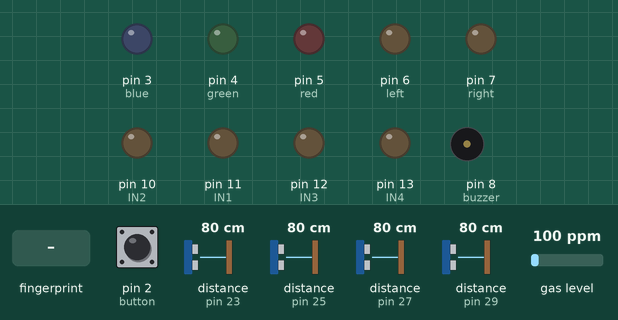
Bench run of a sketch on a simulated Arduino Mega 2560, built with avr-gcc and run on an emulated ATmega2560. Shown: output pins drawn as LEDs (lit = HIGH), buzzer (waves = sounding). The inputs (shaded band) are chosen by the test bench; at power-on: pin 2 (button) HIGH, distance to the obstacle (sensors on pin 23, pin 25, pin 27, pin 29) 80 cm, gas level 100 ppm. The echo pulse lasts 58.3 µs per cm; pins used as bus, display or sensor lines are not drawn; what the sketch prints to the serial monitor is not drawn.

Above: at 2.2 s.
2.3 s: finger stored as number 1 placed on the sensor
At 4.3 s:
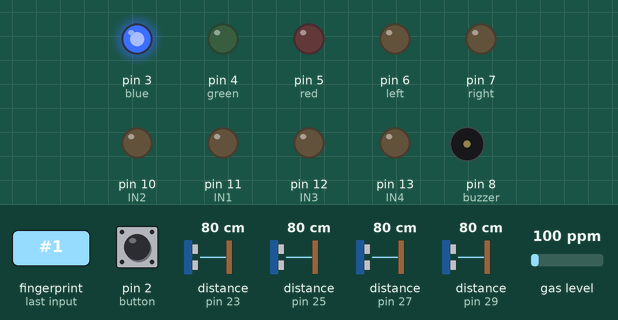
4.6 s: pin 2 (button) pulled LOW for 0.75 s
At 6.7 s:
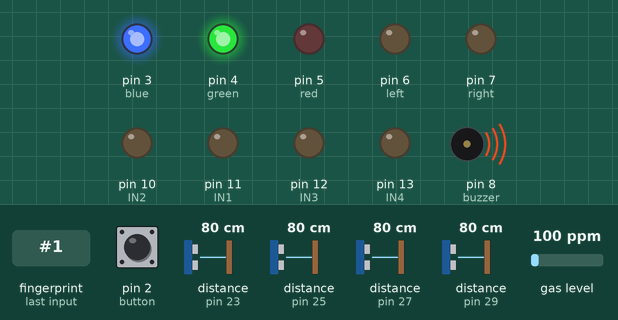
At 7.3 s:
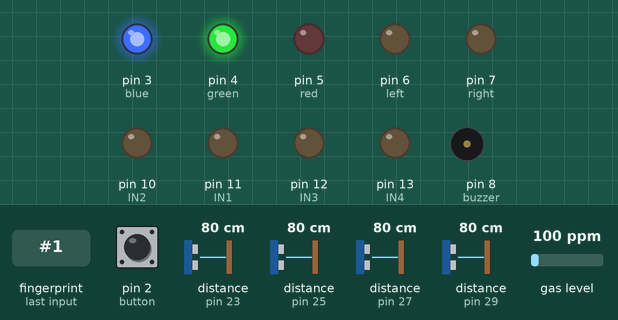
Timing chart, 0 to 8.9 s (numbered marks = the images above; inputs shaded):
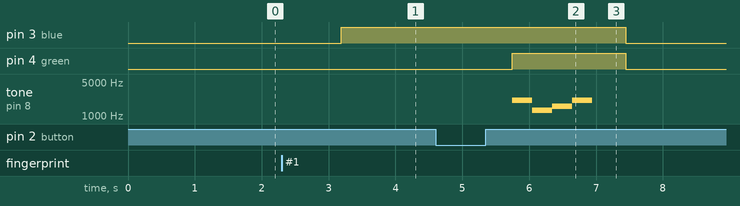

The sketch:

SC_08.ino
```cpp
#include <SoftwareSerial.h>
#include <Adafruit_Fingerprint.h>
#include <MQUnifiedsensor.h>
#define Board                   ("Arduino MEGA")
#define Pin                     (A0)  //Analog input 3 of your arduino
#define Type                    ("MQ-3") //MQ3
#define Voltage_Resolution      (5)
#define ADC_Bit_Resolution      (10) // For arduino UNO/MEGA/NANO
#define RatioMQ3CleanAir        (60) //RS / R0 = 60 ppm
#define button 2
#define blue 3
#define green 4
#define red 5
#define left 6
#define right 7
#define buzzer 8
//모터
#define IN1 11
#define IN2 10
#define IN3 12
#define IN4 13
//초음파
#define range 70
#define brake 50

Adafruit_Fingerprint finger = Adafruit_Fingerprint(&Serial1); //지문인식 통신 함수
MQUnifiedsensor MQ3(Board, Voltage_Resolution, ADC_Bit_Resolution, Pin, Type); //알코올 센서 지정 함수
/* 지문인식에 필요한 함수 */
int id;
int master;
int id_flag = 1;

/* 알코올 센서에 필요한 함수 */
bool pre_button_state = HIGH;
float ppm = 0; //누적 수치
int cnt = 0; //샘플의 갯수
int mq3_flag = 1;
int re_check = 0;

/* 모터드라이버에 필요한 함수 */
char BT;
int lm1 = 11;
int lm2 = 10; //왼쪽 모터 제어
int rm1 = 12;
int rm2 = 13; //오른쪽 모터 제어

/* 초음파 센서에 필요한 함수 */
//초음파 센서는 4개
const int pinTrig[4]={22,24,26,28}; //22: 전방, 24: 왼쪽 ,26: 오른쪽, 28: 후방
const int pinEcho[4]={23,25,27,29}; //23: 전방, 25: 왼쪽 ,27: 오른쪽, 29: 후방
int distance[4]={0}; //distance[0]; distance[1]; distance[2]; distance[3];
int pulseTime[4]={0}; //0,1,2,3
int buz_flagF=0;

void setup() {
  // put your setup code here, to run once:
  Serial.begin(9600);
  Serial2.begin(9600);
  finger.begin(57600); //아두이노-지문모듈 통신라인

  pinMode(blue,OUTPUT);
  pinMode(green,OUTPUT);
  pinMode(red,OUTPUT);
  pinMode(button,INPUT_PULLUP); //저항 없이 쓸 때
  pinMode(left,OUTPUT);
  pinMode(right,OUTPUT);
  pinMode(buzzer,OUTPUT);
  //모터
  pinMode(IN1,OUTPUT);
  pinMode(IN2,OUTPUT);
  pinMode(IN3,OUTPUT);
  pinMode(IN4,OUTPUT);
  //초음파
  for(int i=0;i<4;i++){
   pinMode(pinTrig[i],OUTPUT);
   pinMode(pinEcho[i],INPUT);
  }

  MQ3.setRegressionMethod(1); //_PPM =  a*ratio^b
  MQ3.setA(0.3934); MQ3.setB(-1.504); // Configurate the ecuation values to get Benzene concentration
  MQ3.init();
  Serial.print("Calibrating please wait.");
  float calcR0 = 0;
  for(int i = 1; i<=10; i ++)
  {
    MQ3.update(); // Update data, the arduino will be read the voltage on the analog pin
    calcR0 += MQ3.calibrate(RatioMQ3CleanAir);
    Serial.print(".");
  }
  MQ3.setR0(calcR0/10);
  Serial.println("  done!.");

  if(isinf(calcR0)) {Serial.println("Warning: Conection issue founded, R0 is infite (Open circuit detected) please check your wiring and supply"); while(1);}
  if(calcR0 == 0){Serial.println("Warning: Conection issue founded, R0 is zero (Analog pin with short circuit to ground) please check your wiring and supply"); while(1);}

  MQ3.serialDebug(true);

  digitalWrite(IN1,LOW); //IN1을 HIGH로 하면 모터A가 전진
  digitalWrite(IN2,LOW); //IN2를 HIGH로 하면 모터A가 후진
  digitalWrite(IN3,LOW); //IN3를 HIGH로 하면 모터B가 전진
  digitalWrite(IN4,LOW); //IN4를 HIGH로 하면 모터B가 후진
}

void loop() {
  // put your main code here, to run repeatedly:

//지문인식
  id = getFingerprintIDez();
  master = id;
    if(id != -1){
      Serial.println("인식된 지문 ID = ");
      Serial.println(id);

      if(id == master){
        Serial.println("Your master");
        digitalWrite(blue,HIGH);
        id_flag = 0;
      }else{
        Serial.println("Your not master");
        id_flag = 1;
      }
    }

  delay(50);

//알코올 측정
  if(id_flag == 0){
    while(re_check < 3){
    bool button_state = digitalRead(button); //버튼을 눌렀을 때

    if(button_state == LOW){
      MQ3.update();
      ppm += MQ3.readSensor();
      cnt++;
    }else if(pre_button_state == LOW && button_state == HIGH){
      Serial.println(ppm);
      Serial.println(cnt);
      //ppm = ppm/cnt;
      ppm = 0.01;
      if(ppm >= 0 && ppm <= 0.03){ //훈방
        Serial.println("Hoon bang");
        //LED 점등
        digitalWrite(green,HIGH);
        digitalWrite(red,LOW);
        //부저
        tone(buzzer,2093); //도
        delay(300);
        tone(buzzer,1319); //미
        delay(300);
        tone(buzzer,1568); //솔
        delay(300);
        tone(buzzer,2093); //도
        delay(300);
        noTone(buzzer); //off
         mq3_flag = 0;
         break;
      }else if(ppm > 0.03){ //면허 정지 및 취소 깜빵행
        Serial.println("GGam bang");
        //LED 점등
        digitalWrite(red,HIGH);
        digitalWrite(green,LOW);
        //부저
        tone(buzzer,1568); //솔
        delay(300);
        tone(buzzer,1568); //솔
        delay(300);
        noTone(buzzer); //off
        delay(300);
        digitalWrite(red,LOW);
        mq3_flag = 1;
        re_check++;
      }
      ppm = 0;
      cnt = 0;
    }
    pre_button_state = button_state; //이월!
    delay(500); //smapling frequency
    }
  }

  delay(500);
  digitalWrite(blue,LOW);
  digitalWrite(green,LOW);

//3번 실패하면 알람가요 ㅋㅋ
  if(re_check == 3){
    digitalWrite(red,LOW);
    tone(buzzer,1568);
    delay(300);
    tone(buzzer,1568);
    delay(300);
  }


  while(id_flag == 0 && mq3_flag == 0){
    //초음파 세팅

     for(int i=0;i<4;i++){
       digitalWrite(pinTrig[i],LOW);
       delayMicroseconds(2);
       digitalWrite(pinTrig[i],HIGH);
       delayMicroseconds(10);
       digitalWrite(pinTrig[i],LOW);
       pulseTime[i]=pulseIn(pinEcho[i],HIGH);
       distance[i]=pulseTime[i]/58;
     }

     if(Serial2.available()){
     BT = Serial2.read();

    //조종
      if(BT == '1'){ //직진
        Serial.println("Forward");
        Forward();
      }else if(BT == '4'){ //후진
        Serial.println("Back");
        Back();
      }else if(BT == '3'){ //자회전
        Serial.println("Left");
        Left();
      }else if(BT == '2'){ //우회전
        Serial.println("Right");
        Right();
      }else if(BT == '0'){ //정지
        Serial.println("Stop");
        Stop();
      }else if(BT == '5'){ //시동 OFF
        Serial.println("OFF");
        exit(0);
      }
    //BT=0;
     }

    if(distance[0] < brake){ //전면
      Stop();
      //delay(1250);
      //BT = '0';
      Serial.println("SSTTOOPP");
    }else if(distance[0] < range){
      tone(buzzer,1568);
      delay(25);
      noTone(buzzer);
      delay(25);
      Serial.println("Forward");
    }
    else {
      noTone(buzzer);
    }

     if(distance[3] < (range/10)){ //후면
     tone(buzzer,1568);
     delay(25);
     noTone(buzzer);
     delay(25);
     Serial.println("back");
     }
     else{
      noTone(buzzer);
     }

    if(distance[1] < range){ //후측면 left
     digitalWrite(left,HIGH);
     Serial.println("Left");
    }
    else{
      digitalWrite(left,LOW);
    }
    if(distance[2] < range){ //후측면 right
     digitalWrite(right,HIGH);
     Serial.println("Right");
    }
    else{
      digitalWrite(right,LOW);
    }


 }
}


int getFingerprintIDez() {
  uint8_t p = finger.getImage();
  if (p != FINGERPRINT_OK)  return -1;

  p = finger.image2Tz();
  if (p != FINGERPRINT_OK)  return -1;

  p = finger.fingerFastSearch();
  if (p != FINGERPRINT_OK)  return -1;

  return finger.fingerID;
}

void Forward(){ //전진
  digitalWrite(lm1,HIGH);
  digitalWrite(lm2,LOW);
  digitalWrite(rm1,HIGH);
  digitalWrite(rm2,LOW);
}

void Back(){ //후진
  digitalWrite(lm1,LOW);
  digitalWrite(lm2,HIGH);
  digitalWrite(rm1,LOW);
  digitalWrite(rm2,HIGH);
}

void Left(){ //자회전
  digitalWrite(lm1,LOW);
  digitalWrite(lm2,HIGH);
  digitalWrite(rm1,HIGH);
  digitalWrite(rm2,LOW);
}

void Right(){ //우회전
  digitalWrite(lm1,HIGH);
  digitalWrite(lm2,LOW);
  digitalWrite(rm1,LOW);
  digitalWrite(rm2,HIGH);
}

void Stop(){ //정지
  digitalWrite(lm1,LOW);
  digitalWrite(lm2,LOW);
  digitalWrite(rm1,LOW);
  digitalWrite(rm2,LOW);
}
```

Measured:
- after the input at 2.3 s, pin 3 (blue): LOW → HIGH after 0.89 s
- after the input at 4.6 s, pin 3 (blue): HIGH → LOW after 2.8 s; pin 4 (green): LOW → HIGH after 1.1 s, → LOW 1.7 s later; tone on pin 8 (buzzer): plays 2093 Hz for 0.30 s, 1319 Hz for 0.30 s, 1568 Hz for 0.30 s, 2093 Hz for 0.30 s, starting after 1.1 s
